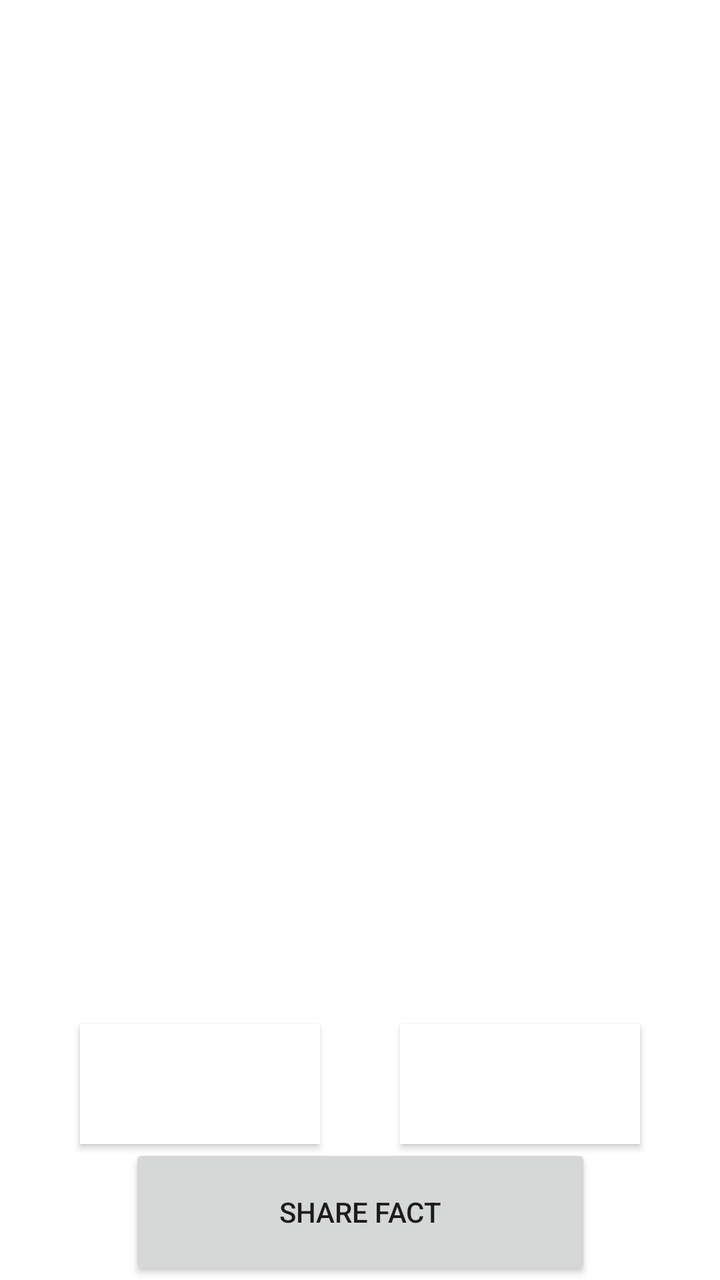
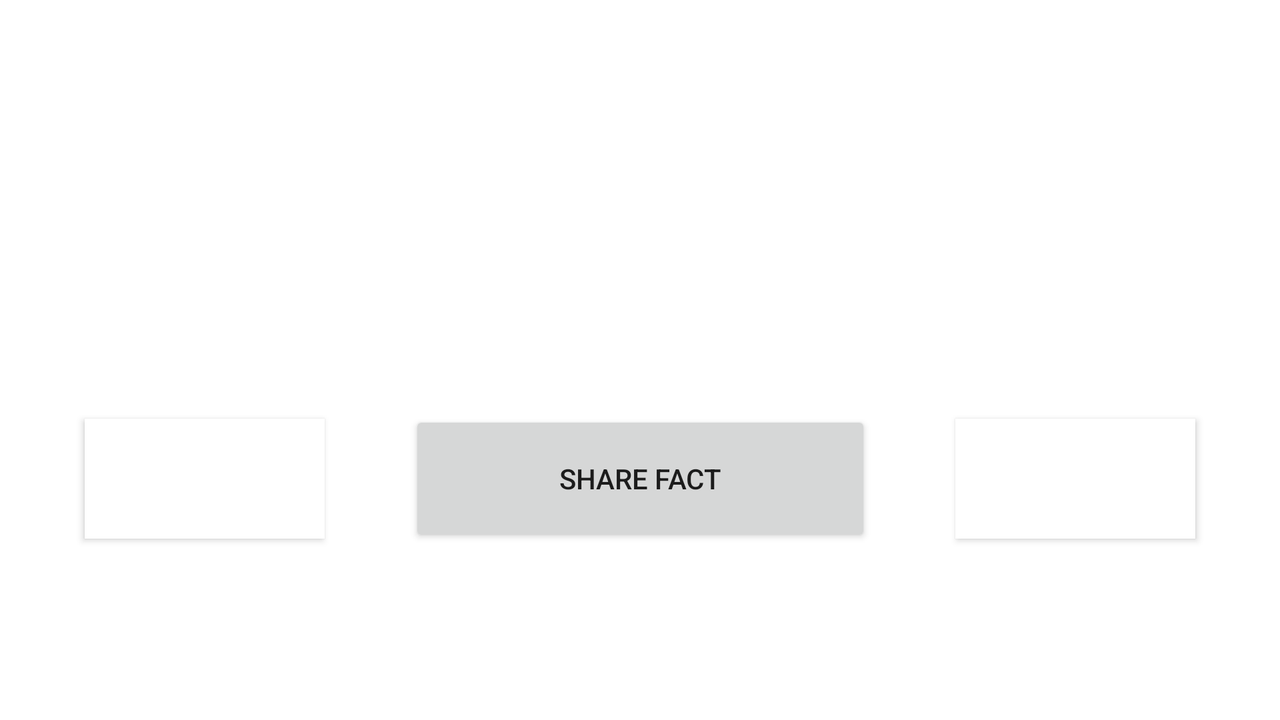

Compare how this app lays out the same screen by default and in its alternative resource folder. The renders come first, then the two layout files and the values they reference.
<!-- AndroidManifest.xml: application theme Theme.FactBook -->
<!-- res/layout/fragment_motorcycle.xml -->
<?xml version="1.0" encoding="utf-8"?>
<layout xmlns:android="http://schemas.android.com/apk/res/android"
    xmlns:app="http://schemas.android.com/apk/res-auto"
    xmlns:tools="http://schemas.android.com/tools"
    tools:context=".MotorcycleFragment">

    <androidx.constraintlayout.widget.ConstraintLayout
        style="@style/layoutForFragments"
        android:layout_width="match_parent"
        android:layout_height="match_parent">

        <TextView
            android:id="@+id/motorcycleTextview"
            style="@style/layoutForFragments"
            android:layout_height="0dp"
            android:gravity="center"
            android:textSize="24sp"
            app:layout_constraintBottom_toTopOf="@+id/motorcycleNext"
            app:layout_constraintEnd_toEndOf="parent"
            app:layout_constraintStart_toStartOf="parent"
            app:layout_constraintTop_toTopOf="parent"
            app:layout_constraintVertical_chainStyle="spread" />

        <Button
            android:id="@+id/motorcyclePrevious"
            style="@style/PreviousNextButton"
            android:layout_width="120dp"
            android:layout_height="60dp"
            android:text="@string/previous_button"
            app:layout_constraintBottom_toBottomOf="@+id/motorcycleNext"
            app:layout_constraintEnd_toEndOf="parent"
            app:layout_constraintStart_toEndOf="@+id/motorcycleNext"
            app:layout_constraintTop_toTopOf="@+id/motorcycleNext"
            app:layout_constraintVertical_bias="1.0" />

        <Button
            android:id="@+id/motorcycleNext"
            style="@style/PreviousNextButton"
            android:layout_width="120dp"
            android:layout_height="60dp"
            android:text="@string/next_button"
            app:layout_constraintBottom_toTopOf="@+id/motorcycleShare"
            app:layout_constraintEnd_toStartOf="@+id/motorcyclePrevious"
            app:layout_constraintStart_toStartOf="parent"
            app:layout_constraintTop_toBottomOf="@+id/motorcycleTextview" />

        <Button
            android:id="@+id/motorcycleShare"
            style="@style/shareButton"
            android:layout_width="231dp"
            android:layout_height="68dp"
            android:text="@string/share_button"
            app:layout_constraintBottom_toBottomOf="parent"
            app:layout_constraintEnd_toEndOf="parent"
            app:layout_constraintHorizontal_bias="0.501"
            app:layout_constraintStart_toStartOf="parent"
            app:layout_constraintTop_toBottomOf="@+id/motorcycleNext" />
    </androidx.constraintlayout.widget.ConstraintLayout>
</layout>
<!-- resources referenced by this layout -->
<resources>
  <string name="next_button">Next</string>
  <string name="previous_button">Prev</string>
  <string name="share_button">Share Fact</string>
  <style name="PreviousNextButton">
          <item name="android:layout_width">120dp</item>
          <item name="android:layout_height">60dp</item>
          <item name="android:background">@color/white</item>
          <item name="android:textColor">@color/white</item>
          <item name="android:textStyle">bold</item>
      </style>
  <style name="Theme.FactBook" parent="Theme.MaterialComponents.DayNight.DarkActionBar">
          
          <item name="colorPrimary">@color/purple_500</item>
          <item name="colorPrimaryVariant">@color/purple_700</item>
          <item name="colorOnPrimary">@color/white</item>
          
          <item name="colorSecondary">@color/teal_200</item>
          <item name="colorSecondaryVariant">@color/teal_700</item>
          <item name="colorOnSecondary">@color/black</item>
          
          <item name="android:statusBarColor" tools:targetApi="l">?attr/colorPrimaryVariant</item>
          
      </style>
</resources>
<!-- res/layout-land/fragment_motorcycle.xml (the author's variant of the layout above) -->
<!-- drawn on the phone turned sideways -->
<?xml version="1.0" encoding="utf-8"?>
<layout xmlns:android="http://schemas.android.com/apk/res/android"
    xmlns:app="http://schemas.android.com/apk/res-auto"
    xmlns:tools="http://schemas.android.com/tools"
    tools:context=".MotorcycleFragment">

    <androidx.constraintlayout.widget.ConstraintLayout
        style="@style/layoutForFragments"
        android:layout_width="match_parent"
        android:layout_height="match_parent">

        <TextView
            android:id="@+id/motorcycleTextview"
            style="@style/layoutForFragments"
            android:layout_height="wrap_content"
            android:gravity="center"
            android:textSize="24sp"
            app:layout_constraintBottom_toTopOf="@+id/motorcycleShare"
            app:layout_constraintEnd_toEndOf="parent"
            app:layout_constraintStart_toStartOf="parent"
            app:layout_constraintTop_toTopOf="parent" />

        <Button
            android:id="@+id/motorcyclePrevious"
            style="@style/PreviousNextButton"
            android:layout_width="120dp"
            android:layout_height="60dp"
            android:text="@string/previous_button"
            app:layout_constraintBottom_toBottomOf="@+id/motorcycleShare"
            app:layout_constraintEnd_toEndOf="parent"
            app:layout_constraintHorizontal_bias="0.5"
            app:layout_constraintStart_toEndOf="@+id/motorcycleShare"
            app:layout_constraintTop_toTopOf="@+id/motorcycleShare" />

        <Button
            android:id="@+id/motorcycleNext"
            style="@style/PreviousNextButton"
            android:layout_width="120dp"
            android:layout_height="60dp"
            android:text="@string/next_button"
            app:layout_constraintBottom_toBottomOf="@+id/motorcycleShare"
            app:layout_constraintEnd_toStartOf="@+id/motorcycleShare"
            app:layout_constraintHorizontal_bias="0.5"
            app:layout_constraintStart_toStartOf="parent"
            app:layout_constraintTop_toTopOf="@+id/motorcycleShare" />

        <Button
            android:id="@+id/motorcycleShare"
            style="@style/shareButton"
            android:layout_width="231dp"
            android:layout_height="68dp"
            android:text="@string/share_button"
            app:layout_constraintBottom_toBottomOf="parent"
            app:layout_constraintEnd_toStartOf="@+id/motorcyclePrevious"
            app:layout_constraintHorizontal_bias="0.5"
            app:layout_constraintStart_toEndOf="@+id/motorcycleNext"
            app:layout_constraintTop_toBottomOf="@+id/motorcycleTextview" />
    </androidx.constraintlayout.widget.ConstraintLayout>
</layout>
